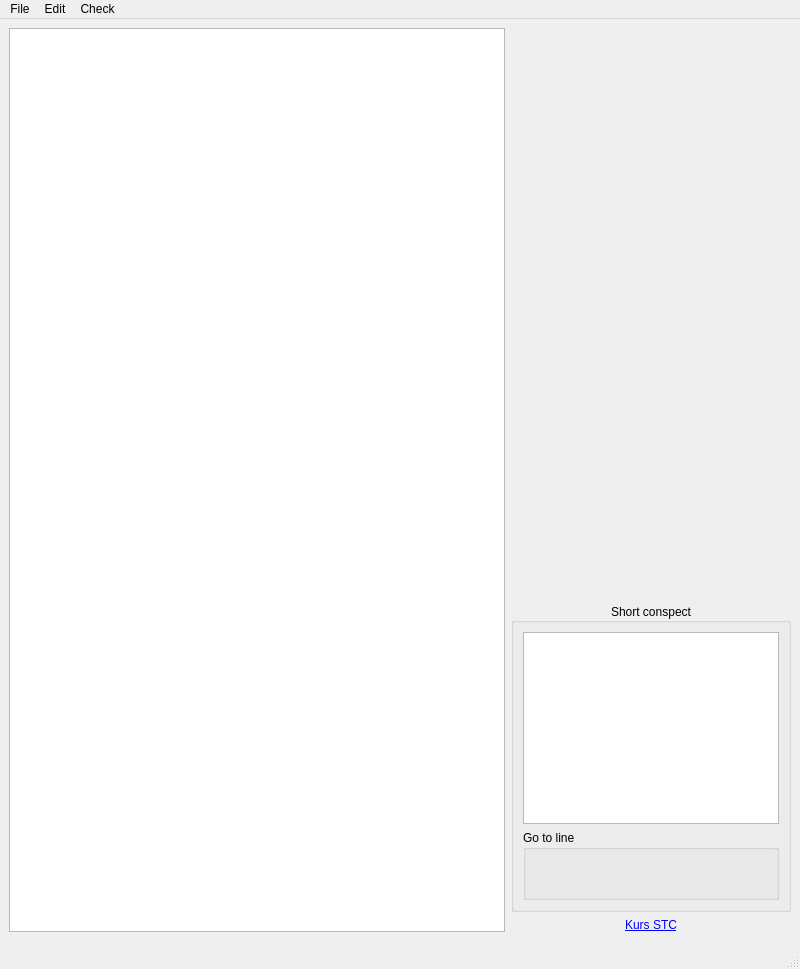
<?xml version="1.0" encoding="UTF-8"?>
<ui version="4.0">
 <class>MainWindow</class>
 <widget class="QMainWindow" name="MainWindow">
  <property name="geometry">
   <rect>
    <x>0</x>
    <y>0</y>
    <width>800</width>
    <height>969</height>
   </rect>
  </property>
  <property name="windowTitle">
   <string>Cpp0x tags editor</string>
  </property>
  <widget class="QWidget" name="centralwidget">
   <layout class="QGridLayout" name="gridLayout">
    <item row="4" column="1">
     <widget class="QGroupBox" name="contextGroup">
      <property name="title">
       <string>Short conspect</string>
      </property>
      <property name="alignment">
       <set>Qt::AlignmentFlag::AlignCenter</set>
      </property>
      <layout class="QVBoxLayout" name="verticalLayout_3">
       <item>
        <widget class="FilteredTagTableWidget" name="contextTableWidget">
         <property name="sizePolicy">
          <sizepolicy hsizetype="Preferred" vsizetype="MinimumExpanding">
           <horstretch>0</horstretch>
           <verstretch>0</verstretch>
          </sizepolicy>
         </property>
         <property name="alternatingRowColors">
          <bool>false</bool>
         </property>
         <property name="cornerButtonEnabled">
          <bool>false</bool>
         </property>
        </widget>
       </item>
       <item>
        <widget class="GoToLineWidget" name="goToLineGroupBox">
         <property name="minimumSize">
          <size>
           <width>0</width>
           <height>70</height>
          </size>
         </property>
         <property name="title">
          <string>Go to line</string>
         </property>
        </widget>
       </item>
      </layout>
     </widget>
    </item>
    <item row="6" column="0" colspan="2">
     <widget class="FindDialog" name="findWidget" native="true"/>
    </item>
    <item row="2" column="1">
     <widget class="ErrorList" name="errorsInText" native="true">
      <property name="sizePolicy">
       <sizepolicy hsizetype="Minimum" vsizetype="MinimumExpanding">
        <horstretch>0</horstretch>
        <verstretch>0</verstretch>
       </sizepolicy>
      </property>
     </widget>
    </item>
    <item row="0" column="1">
     <widget class="StcTagsButtons" name="buttonsEmittingStc">
      <property name="frameShape">
       <enum>QFrame::Shape::StyledPanel</enum>
      </property>
      <property name="frameShadow">
       <enum>QFrame::Shadow::Raised</enum>
      </property>
     </widget>
    </item>
    <item row="0" column="0" rowspan="6">
     <widget class="CodeEditor" name="plainTextEdit">
      <property name="font">
       <font>
        <pointsize>14</pointsize>
       </font>
      </property>
      <property name="styleSheet">
       <string notr="true">QPlainText {
	background-color: rgb(255, 255, 255);
	color: rgb(0, 0, 0);
    font-family: monospace;
}

</string>
      </property>
     </widget>
    </item>
    <item row="5" column="1">
     <widget class="QLabel" name="label">
      <property name="text">
       <string extracomment="link do kursu">&lt;a href=&quot;https://cpp0x.pl/kursy/Kurs-STC/169&quot;&gt;Kurs STC&lt;/a&gt;</string>
      </property>
      <property name="textFormat">
       <enum>Qt::TextFormat::RichText</enum>
      </property>
      <property name="alignment">
       <set>Qt::AlignmentFlag::AlignCenter</set>
      </property>
      <property name="wordWrap">
       <bool>true</bool>
      </property>
      <property name="openExternalLinks">
       <bool>true</bool>
      </property>
      <property name="textInteractionFlags">
       <set>Qt::TextInteractionFlag::TextBrowserInteraction</set>
      </property>
     </widget>
    </item>
    <item row="3" column="1">
     <spacer name="verticalSpacer">
      <property name="orientation">
       <enum>Qt::Orientation::Vertical</enum>
      </property>
      <property name="sizeHint" stdset="0">
       <size>
        <width>20</width>
        <height>40</height>
       </size>
      </property>
     </spacer>
    </item>
   </layout>
  </widget>
  <widget class="QMenuBar" name="menubar">
   <property name="geometry">
    <rect>
     <x>0</x>
     <y>0</y>
     <width>800</width>
     <height>22</height>
    </rect>
   </property>
   <widget class="QMenu" name="menuFile">
    <property name="title">
     <string>File</string>
    </property>
    <widget class="QMenu" name="menuOpen_recent">
     <property name="title">
      <string>Open recent</string>
     </property>
     <addaction name="actionlast"/>
    </widget>
    <addaction name="actionLoad_file"/>
    <addaction name="actionSave"/>
    <addaction name="actionSave_as"/>
    <addaction name="menuOpen_recent"/>
    <addaction name="actionExit"/>
   </widget>
   <widget class="QMenu" name="menuEdit">
    <property name="title">
     <string>Edit</string>
    </property>
    <addaction name="actionFind"/>
    <addaction name="actionFind_replace"/>
   </widget>
   <widget class="QMenu" name="menuCheck">
    <property name="title">
     <string>Check</string>
    </property>
    <addaction name="actioncheck_if_tags_are_closed"/>
   </widget>
   <addaction name="menuFile"/>
   <addaction name="menuEdit"/>
   <addaction name="menuCheck"/>
  </widget>
  <widget class="QStatusBar" name="statusbar"/>
  <action name="actionLoad_file">
   <property name="text">
    <string>Open file</string>
   </property>
   <property name="shortcut">
    <string>Ctrl+O</string>
   </property>
  </action>
  <action name="actionSave_as">
   <property name="text">
    <string>Save file as</string>
   </property>
   <property name="shortcut">
    <string>Ctrl+Shift+S</string>
   </property>
  </action>
  <action name="actionSave">
   <property name="text">
    <string>Save file</string>
   </property>
   <property name="shortcut">
    <string>Ctrl+S</string>
   </property>
  </action>
  <action name="actionFind">
   <property name="checkable">
    <bool>true</bool>
   </property>
   <property name="text">
    <string>Find</string>
   </property>
   <property name="shortcut">
    <string>Ctrl+F</string>
   </property>
  </action>
  <action name="actionFind_replace">
   <property name="checkable">
    <bool>true</bool>
   </property>
   <property name="text">
    <string>Find and replace</string>
   </property>
   <property name="shortcut">
    <string>Ctrl+R</string>
   </property>
  </action>
  <action name="actioncheck_if_tags_are_closed">
   <property name="text">
    <string>check if tags are closed</string>
   </property>
  </action>
  <action name="actionOpen">
   <property name="text">
    <string>Open</string>
   </property>
  </action>
  <action name="actionlast">
   <property name="text">
    <string>last</string>
   </property>
  </action>
  <action name="actionExit">
   <property name="text">
    <string>Exit</string>
   </property>
  </action>
 </widget>
 <customwidgets>
  <customwidget>
   <class>CodeEditor</class>
   <extends>QPlainTextEdit</extends>
   <header location="global">codeeditor.h</header>
  </customwidget>
  <customwidget>
   <class>FindDialog</class>
   <extends>QWidget</extends>
   <header location="global">ui/finddialog.h</header>
   <container>1</container>
  </customwidget>
  <customwidget>
   <class>ErrorList</class>
   <extends>QWidget</extends>
   <header location="global">ui/errorlist.h</header>
   <container>1</container>
  </customwidget>
  <customwidget>
   <class>GoToLineWidget</class>
   <extends>QGroupBox</extends>
   <header>ui/gotolinewidget.h</header>
   <container>1</container>
  </customwidget>
  <customwidget>
   <class>StcTagsButtons</class>
   <extends>QFrame</extends>
   <header>ui/stctagsbuttons.h</header>
   <container>1</container>
  </customwidget>
  <customwidget>
   <class>FilteredTagTableWidget</class>
   <extends>QTableWidget</extends>
   <header>widgets/filteredtagtablewidget.h</header>
  </customwidget>
 </customwidgets>
 <tabstops>
  <tabstop>plainTextEdit</tabstop>
 </tabstops>
 <resources/>
 <connections>
  <connection>
   <sender>actionSave_as</sender>
   <signal>triggered()</signal>
   <receiver>MainWindow</receiver>
   <slot>onSaveAsPressed()</slot>
   <hints>
    <hint type="sourcelabel">
     <x>-1</x>
     <y>-1</y>
    </hint>
    <hint type="destinationlabel">
     <x>399</x>
     <y>389</y>
    </hint>
   </hints>
  </connection>
  <connection>
   <sender>actionLoad_file</sender>
   <signal>triggered()</signal>
   <receiver>MainWindow</receiver>
   <slot>onOpenPressed()</slot>
   <hints>
    <hint type="sourcelabel">
     <x>-1</x>
     <y>-1</y>
    </hint>
    <hint type="destinationlabel">
     <x>399</x>
     <y>443</y>
    </hint>
   </hints>
  </connection>
  <connection>
   <sender>actionFind</sender>
   <signal>toggled(bool)</signal>
   <receiver>findWidget</receiver>
   <slot>setVisible(bool)</slot>
   <hints>
    <hint type="sourcelabel">
     <x>-1</x>
     <y>-1</y>
    </hint>
    <hint type="destinationlabel">
     <x>408</x>
     <y>937</y>
    </hint>
   </hints>
  </connection>
  <connection>
   <sender>actioncheck_if_tags_are_closed</sender>
   <signal>triggered()</signal>
   <receiver>MainWindow</receiver>
   <slot>onCheckTagsPressed()</slot>
   <hints>
    <hint type="sourcelabel">
     <x>-1</x>
     <y>-1</y>
    </hint>
    <hint type="destinationlabel">
     <x>399</x>
     <y>451</y>
    </hint>
   </hints>
  </connection>
  <connection>
   <sender>actionSave</sender>
   <signal>triggered()</signal>
   <receiver>MainWindow</receiver>
   <slot>onSavePressed()</slot>
   <hints>
    <hint type="sourcelabel">
     <x>-1</x>
     <y>-1</y>
    </hint>
    <hint type="destinationlabel">
     <x>399</x>
     <y>451</y>
    </hint>
   </hints>
  </connection>
  <connection>
   <sender>actionExit</sender>
   <signal>triggered()</signal>
   <receiver>MainWindow</receiver>
   <slot>onExitFromApplicationMenuPressed()</slot>
   <hints>
    <hint type="sourcelabel">
     <x>-1</x>
     <y>-1</y>
    </hint>
    <hint type="destinationlabel">
     <x>399</x>
     <y>484</y>
    </hint>
   </hints>
  </connection>
  <connection>
   <sender>menuOpen_recent</sender>
   <signal>aboutToShow()</signal>
   <receiver>MainWindow</receiver>
   <slot>onRecentRecentFilesMenuOpened()</slot>
   <hints>
    <hint type="sourcelabel">
     <x>70</x>
     <y>37</y>
    </hint>
    <hint type="destinationlabel">
     <x>399</x>
     <y>484</y>
    </hint>
   </hints>
  </connection>
 </connections>
 <slots>
  <slot>onSaveAsPressed()</slot>
  <slot>onOpenPressed()</slot>
  <slot>onFindCheckChanged(bool)</slot>
  <slot>onCheckTagsPressed()</slot>
  <slot>onSavePressed()</slot>
  <slot>onExitFromApplicationMenuPressed()</slot>
  <slot>onRecentRecentFilesMenuOpened()</slot>
 </slots>
</ui>
